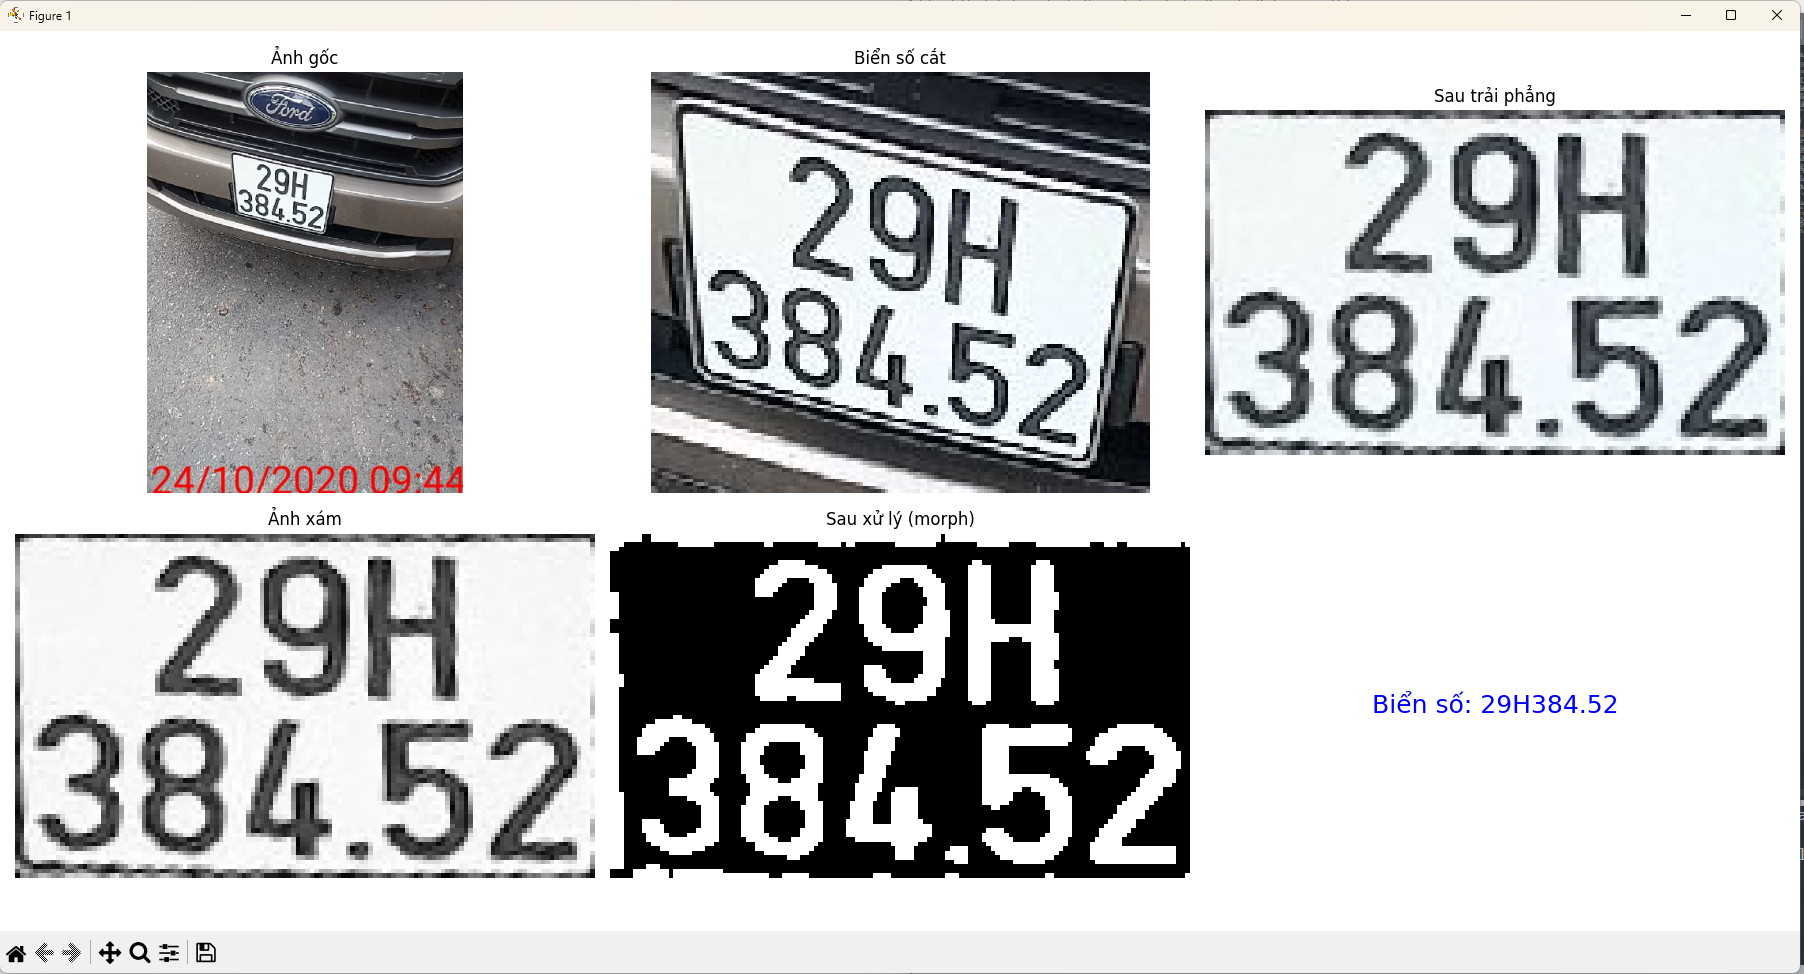

Recreate this plot in Python.
import cv2
import numpy as np
from ultralytics import YOLO
import matplotlib.pyplot as plt
from sklearn.cluster import KMeans
import easyocr

# ========== 1. Tải mô hình ==========
model_plate = YOLO(r"C:\Users\tuanl\Downloads\bienso\coco128\best1.pt")
model_corner = YOLO(r"C:\Users\tuanl\Downloads\bienso\coco128\best2.pt")

# ========== 2. Đọc ảnh gốc ==========
image_path = r"C:\Users\tuanl\Downloads\bienso\ccc_renamed\image_161.jpg"
img = cv2.imread(image_path)
if img is None:
    raise ValueError("Không thể đọc ảnh.")
height, width = img.shape[:2]
img_rgb = cv2.cvtColor(img, cv2.COLOR_BGR2RGB)

# ========== 3. Phát hiện biển số ==========
results_plate = model_plate(img)
boxes_plate = results_plate[0].boxes.xyxy.cpu().numpy()
if len(boxes_plate) == 0:
    raise ValueError("Không phát hiện được biển số.")
x1, y1, x2, y2 = map(int, boxes_plate[0])
plate_crop = img_rgb[y1:y2, x1:x2]

# ========== 4. Phát hiện góc biển ==========
results_corners = model_corner(plate_crop)
boxes_corners = results_corners[0].boxes.xyxy.cpu().numpy()
if len(boxes_corners) < 4:
    raise ValueError("Không đủ 4 góc để xác định biển số.")

centers = []
for box in boxes_corners:
    x1c, y1c, x2c, y2c = box
    cx = int((x1c + x2c) / 2)
    cy = int((y1c + y2c) / 2)
    centers.append((cx, cy))

def sort_corners(pts):
    pts = sorted(pts, key=lambda x: x[1])
    top = sorted(pts[:2], key=lambda x: x[0])
    bottom = sorted(pts[2:], key=lambda x: x[0])
    return [top[0], top[1], bottom[1], bottom[0]]

ordered_pts = sort_corners(centers)
src_pts = np.array(ordered_pts, dtype=np.float32)
def distance(p1, p2):
    return np.linalg.norm(np.array(p1) - np.array(p2))
w = int(max(distance(ordered_pts[0], ordered_pts[1]), distance(ordered_pts[2], ordered_pts[3])))
h = int(max(distance(ordered_pts[0], ordered_pts[3]), distance(ordered_pts[1], ordered_pts[2])))
dst_pts = np.array([[0, 0], [w-1, 0], [w-1, h-1], [0, h-1]], dtype=np.float32)

# ========== 5. Biến đổi phối cảnh ==========
M = cv2.getPerspectiveTransform(src_pts, dst_pts)
warped = cv2.warpPerspective(plate_crop, M, (w, h))

# ========== 6. Làm sạch ảnh ==========
gray = cv2.cvtColor(warped, cv2.COLOR_RGB2GRAY)
blurred = cv2.GaussianBlur(gray, (3, 3), 0)
thresh = cv2.adaptiveThreshold(blurred, 255, cv2.ADAPTIVE_THRESH_MEAN_C,
                               cv2.THRESH_BINARY_INV, 21, 10)

# Morphology để loại nhiễu nhỏ
kernel = cv2.getStructuringElement(cv2.MORPH_RECT, (2, 2))
cleaned = cv2.morphologyEx(thresh, cv2.MORPH_OPEN, kernel, iterations=1)

# ========== 7. OCR ==========
reader = easyocr.Reader(['en'])
results = reader.readtext(cleaned)

def fix_ocr_text(text):
    return text.replace('O', '0').replace('o', '0').replace('I', '1')

plate_text = ""
if results:
    plate_text = ''.join(fix_ocr_text(res[1]) for res in results)
    print(f'Detected plate: "{plate_text}"')
else:
    print("Không nhận diện được ký tự nào.")

# ========== 8. Hiển thị ==========
fig, axs = plt.subplots(2, 3, figsize=(18, 9))
axs[0, 0].imshow(img_rgb)
axs[0, 0].set_title("Ảnh gốc"); axs[0, 0].axis('off')
axs[0, 1].imshow(plate_crop); axs[0, 1].set_title("Biển số cắt"); axs[0, 1].axis('off')
axs[0, 2].imshow(warped); axs[0, 2].set_title("Sau trải phẳng"); axs[0, 2].axis('off')
axs[1, 0].imshow(gray, cmap='gray'); axs[1, 0].set_title("Ảnh xám"); axs[1, 0].axis('off')
axs[1, 1].imshow(cleaned, cmap='gray'); axs[1, 1].set_title("Sau xử lý (morph)"); axs[1, 1].axis('off')
axs[1, 2].axis('off')
axs[1, 2].text(0.5, 0.5, f"Biển số: {plate_text}" if plate_text else "Không nhận diện được",
              fontsize=18, ha='center', va='center', color='blue' if plate_text else 'red')

plt.tight_layout()
plt.show()
